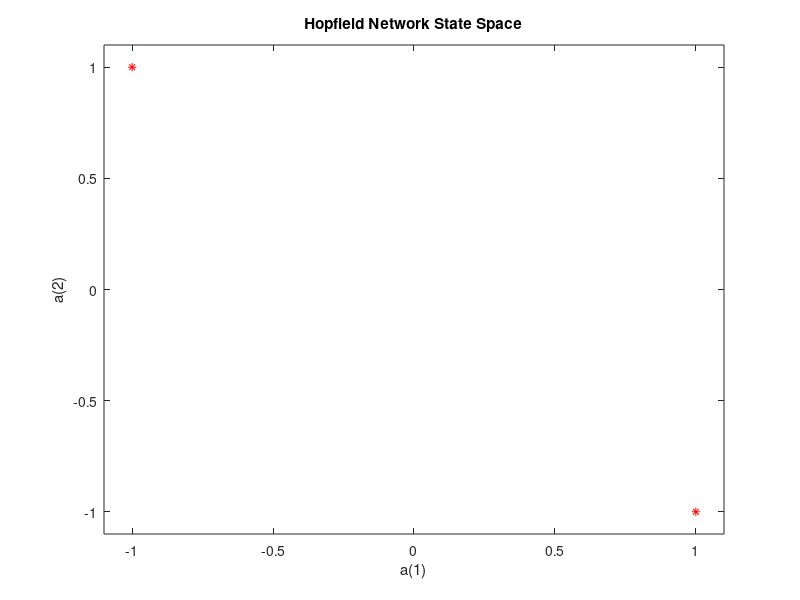

Write the MATLAB code that produced this figure. (Note: this script raises an error after producing the figure.)
%% Two Neuron Net

T = [+1 -1; ...
      -1 +1];
  
plot(T(1,:),T(2,:),'r*')
axis([-1.1 1.1 -1.1 1.1])
title('Hopfield Network State Space')
xlabel('a(1)');
ylabel('a(2)');

net = newhop(T);
[Y,Pf,Af] = net([],[],T);

a = {rands(2,1)};
[y,Pf,Af] = net({20},{},a);
record = [cell2mat(a) cell2mat(y)];
start = cell2mat(a);
hold on
plot(start(1,1),start(2,1),'bx',record(1,:),record(2,:))

color = 'rgbmy';
for i=1:25
   a = {rands(2,1)};
   [y,Pf,Af] = net({20},{},a);
   record=[cell2mat(a) cell2mat(y)];
   start=cell2mat(a);
   plot(start(1,1),start(2,1),'kx',record(1,:),record(2,:),color(rem(i,5)+1))
end

%% Unstable Equilibria
T = [+1 -1; ...
      -1 +1];
plot(T(1,:),T(2,:),'r*')
axis([-1.1 1.1 -1.1 1.1])
title('Hopfield Network State Space')
xlabel('a(1)');
ylabel('a(2)');

net = newhop(T);
a = {rands(2,1)};
[y,Pf,Af] = net({1 50},{},a);

record = [cell2mat(a) cell2mat(y)];
start = cell2mat(a);
hold on
plot(start(1,1),start(2,1),'bx',record(1,:),record(2,:))

% Initialize five other undesired stable points 
plot(0,0,'ko');
P = [-1.0 -0.5 0.0 +0.5 +1.0;  
     -1.0 -0.5 0.0 +0.5 +1.0];
 
for i=1:5
   a = {P(:,i)};
   [y,Pf,Af] = net({1 50},{},a);
   record=[cell2mat(a) cell2mat(y)];
   start = cell2mat(a);
   plot(start(1,1),start(2,1),'kx',record(1,:),record(2,:),color(rem(i,5)+1))
   drawnow
end

%% Exercise 1 Create a Hopfield net

T = [1 1; -1 -1; 1 -1]'
plot(T(1,:),T(2,:),'r*')
plot(T(1,:),T(2,:),'r*')
axis([-1.1 1.1 -1.1 1.1])
title('Hopfield Network State Space')
xlabel('a(1)');
ylabel('a(2)');
zlabel('a(3)');

net = newhop(T);
[Y,Pf,Af] = net([],[],T);

a = {rands(2,1)};
[y,Pf,Af] = net({100},{},a);
record = [cell2mat(a) cell2mat(y)];
start = cell2mat(a);
hold on
plot(start(1,1),start(2,1),'bx',record(1,:),record(2,:))










